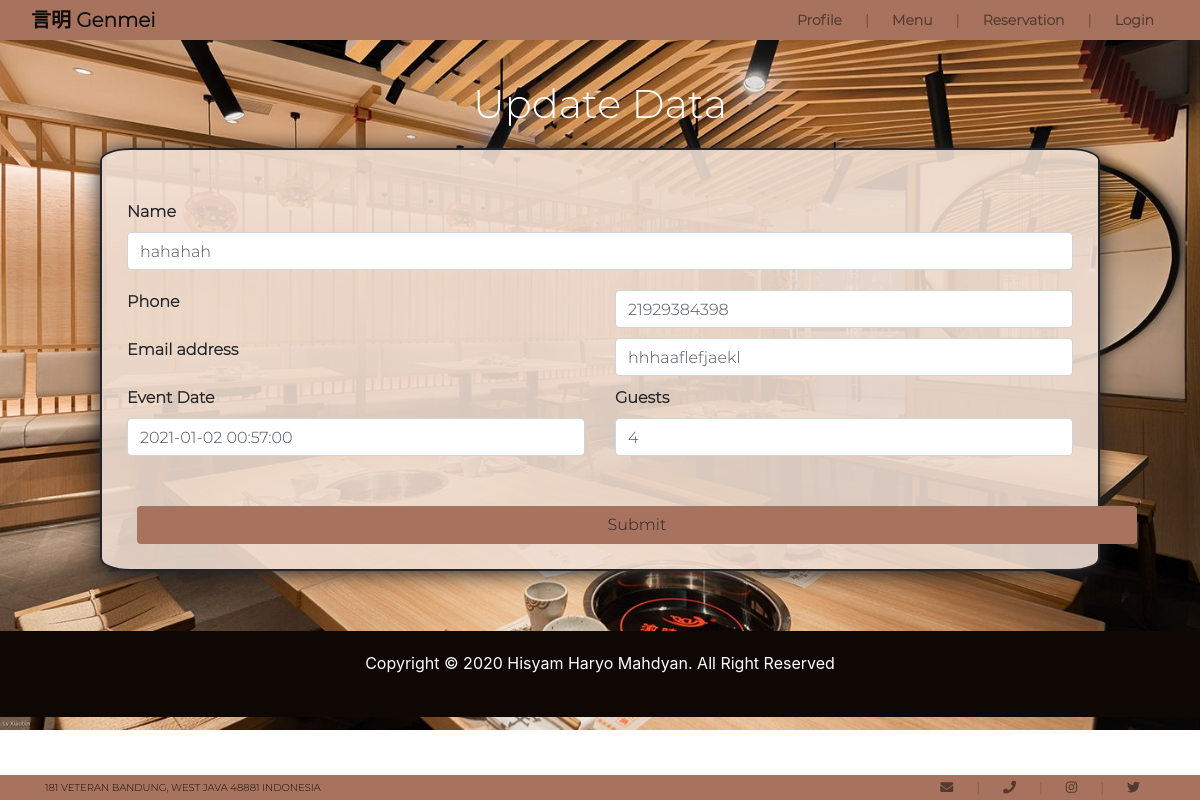
The app's page /update.php?id=14 with its own data.
### tables this page shows
CREATE TABLE `reservation` (
  `id` int(5) NOT NULL,
  `name` varchar(100) NOT NULL,
  `phone` varchar(14) NOT NULL,
  `email` varchar(100) NOT NULL,
  `date` datetime DEFAULT NULL,
  `guest` int(11) NOT NULL
);

### function.php (called while the page is built, shortened)
<?php
$connect = mysqli_connect("localhost", "id15750941_root", "2u2PezU^)u>dM]gP", "id15750941_restaurant");
function query($query)
{
    global $connect;
    $result = mysqli_query($connect, $query);
    $rows = [];
    while ($row = mysqli_fetch_assoc($result)) {
        $rows[] = $row;
    }
    return $rows;
}

### update.php (the view, shortened to what this page needs)
<?php
require 'function.php';
$id = $_GET["id"];
$updt = query("SELECT * FROM reservation WHERE id= $id")[0];
?>
<!DOCTYPE html>
<html lang="en">
<head>
    <link rel="stylesheet" href="styleReservation.css">
    <link rel="stylesheet" href="css/bootstrap.min.css">
    <link rel="stylesheet" href="https://cdnjs.cloudflare.com/ajax/libs/font-awesome/5.14.0/css/all.min.css  ">
    <link rel="stylesheet" href="https://cdn.jsdelivr.net/npm/bootstrap@4.5.3/dist/css/bootstrap.min.css">
</head>
<body>
    <header>
        <nav class="navbar fixed-top navbar-expand-sm navbar-light" id="navbar-atas">
            <div class="container-fluid">
                <a href="#" class="navbar-brand">
                    言明 Genmei
                </a>
                <ul class="nav navbar-nav justify-content-end ">
                    <li class="nav-item">
                        <a class="nav-link " href="biodata.php">Profile</a>
                    </li>
                    <li>
                        <a class="nav-link disabled" href="#" tabindex="-1" aria-disabled="true">|</a>
                    </li>
                    <li class="nav-item ">
                        <a href="Tugas.html#menu" class="nav-link ">Menu</a>
                    </li>
                    <li>
                        <a class="nav-link disabled" href="#" tabindex="-1" aria-disabled="true">|</a>
                    </li>
                    <li class="nav-item ">
                        <a href="reservation.php" class="nav-link ">Reservation</a>
                    </li>
                    <li>
                        <a class="nav-link disabled" href="#" tabindex="-1" aria-disabled="true">|</a>
                    </li>
                    <li class="nav-item">
                        <a href="tel:+6281225593609" class="nav-link ">Login</a>
                    </li>
                </ul>
            </div>
        </nav>
    </header>
    <nav class="navbar fixed-bottom navbar-expand-sm navbar-light " id="navbar-bawah">
        <div class="container ">
            <a href="https://www.google.com/maps/place/Gedung+Sate/@-6.9024759,107.6166213,17z/data=!3m1!4b1!4m5!3m4!1s0x2e68e64c5e8866e5:0x37be7ac9d575f7ed!8m2!3d-6.9024812!4d107.61881?hl=id " target="_blank " class="navbar-brand " style="font-size:
        10px; ">
                181 VETERAN BANDUNG, WEST JAVA 48881 INDONESIA
            </a>
            <ul class="nav navbar-nav justify-content-end ">
                <li class="nav-item ">
                    <a class="nav-link " href="mailto: hharyo7@gmail.com " target="_blank "><i class="fas fa-envelope "></i></a>
                </li>
                <li class="nav-item ">
                    <a class="nav-link disabled " href="# " tabindex="-1 " aria-disabled="true ">|</a>
                </li>
                <li class="nav-item ">
                    <a href="tel:+6281225593609 " class="nav-link "><i class="fas fa-phone "></i></a>
                </li>
                <li>
                    <a class="nav-link disabled " href="# " tabindex="-1 " aria-disabled="true ">|</a>
                </li>
                <li class="nav-item ">
                    <a class="nav-link " href="https://instagram.com " target="_blank "><i class="fab fa-instagram "></i></a>
                </li>
                <li class="nav-item ">
                    <a class="nav-link disabled " href="# " tabindex="-1 " aria-disabled="true ">|</a>
                </li>
                <li class="nav-item ">
                    <a class="nav-link " href="https://twitter.com " target="_blank "><i class="fab fa-twitter "></i></a>
                </li>
            </ul>
        </div>
    </nav>
    <div class="container text-center" id="title">
        <div class="jumbotron-fluid ">
            <h1>Update Data</h1>
        </div>
    </div>
    <div class="jumbotron-fluid" id="dadang" style="background-color: rgba(240, 222, 210, 0.9);
                            border: 2px solid;
                            margin: 20px 100px 60px 100px;
                            font-family: 'font new';
                            border-radius: 3%;
                            box-shadow: 0 2px 20px;">
        <div class="jumbotron-fluid ">
            <form id="form" action="" method="POST">
                <div class="row " id="name">
                    <div class="col ">
                        <label for="firstname " class="form-label ">Name</label>
                        <input type="text " class="form-control " name="name" aria-label="First name " required value="<?= $updt["name"] ?>">
                    </div>
                </div>
                <div id="contact ">
                    <div class="row ">
                        <div class="col "><label for="phone " class="form-label ">Phone </label>
                        </div>
                        <div class="col "><input name="phone" type="tel" class="form-control" id="exampleInputEmail1" aria-describedby="emailHelp" required value="<?= $updt["phone"] ?>">
                        </div>
                    </div>
                    <div class="row ">
                        <div class="col "><label for="exampleInputEmail1 " class="form-label ">Email address </label>
                        </div>
                        <div class="col "><input name="email" type="email " class="form-control " id="exampleInputEmail1 " aria-describedby="emailHelp " required value="<?= $updt["email"] ?>">
                        </div>
                    </div>
                </div>
                <div class="row " id="time ">
                    <div class="col ">
                        <label for="firstname " class="form-label ">Event Date </label>
                        <input name="date" type="datetime" class="form-control " placeholder=" " aria-label="First name " required value="<?= $updt["date"] ?>">
                    </div>
                    <div class="col ">
                        <label for="lastname " class="form-label ">Guests</label>
                        <input name="guest" type="number" class="form-control " placeholder="Person " aria-label="Last name " required value="<?= $updt["guest"] ?>">
                    </div>
                </div>
                <button type="submit" name="submit" class="btn" style="margin: 50px 29px 15px 10px; background-color:#A8735E; width: 1000px; ">Submit</button>
            </form>
        </div>
    </div>
    <div class="footer" style="background-color: #1c0d08; margin: 0;height: 85px;">
        <footer class="page-footer pt-1 " id="footer-bawah" style="color: #ffff; background-color: #0f0704;">
            <div class="footer-copyright text-center py-3" id="footer-value">Copyright &copy; 2020 Hisyam Haryo Mahdyan. All Right Reserved
            </div>
        </footer>
    </div>
</body>
</html>

### styleReservation.css (style rules this page uses)
body { color: #6b0e00; background-color: #f9f8f6; background-image: url(img/background_form.png); background-repeat: no-repeat; background-position: center; background-size: cover; height: 500px; }
li { margin-top: 0; margin-right: 7px; }
#navbar-atas { font-family: 'font new'; height: 40px; font-size: 14px; font-weight: 1000; color: #111110; background-color: #a8735e; border-top: 2px; margin-top: 0; }
#navbar-bawah { font-family: 'font new'; height: 25px; font-size: 13px; background-color: #a8735e; display: flex; }
#title { margin-top: 80px; font-family: 'font new'; color: white; font-weight: bolder; }
.row { margin-top: 10px; }
#form { margin: 15px 20px 0px 20px; }
#phone, #contact, #name { margin-top: 20px; margin-bottom: 20px; }
#footer-bawah { height: 86px; }
#dadang { font-weight: bolder; background-color: rgba(240, 222, 210, 0.9); margin: 20px 100px 60px 100px; padding: 10px 5px 10px 5px; font-family: 'font new'; border-radius: 3%; box-shadow: 0 2px 20px; }

### records on screen
reservation: name "hahahah", phone "21929384398", email "hhhaaflefjaekl", date "2021-01-02 00:57:00", guest "4"
